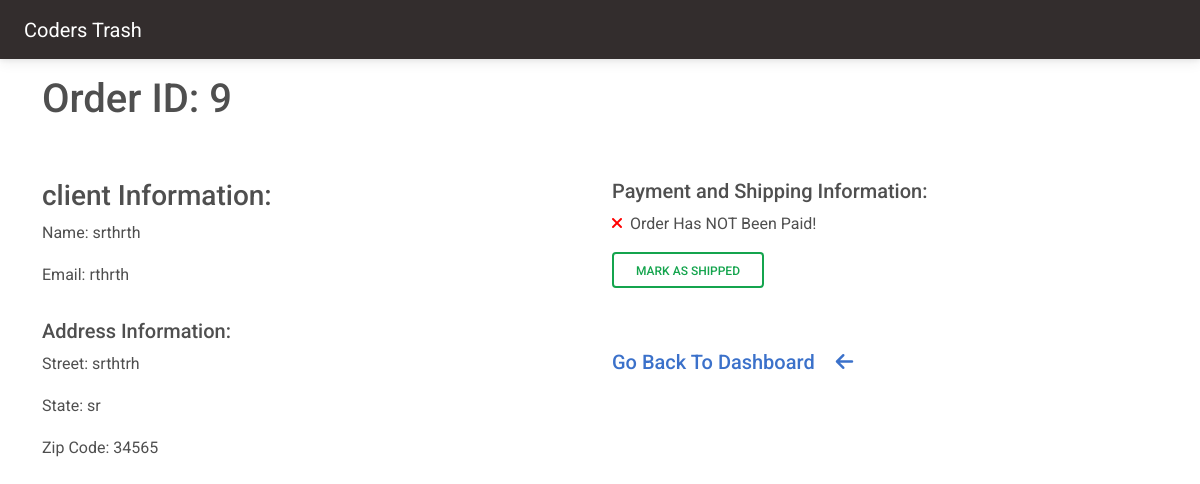
Screenshot of /Trash/orders/9/ (signed in) with the database file from the repository.
### client/models.py (models this page shows, shortened)
class OrderModel(models.Model):
    created_on = models.DateTimeField(auto_now_add=True)
    price = models.DecimalField(max_digits=7, decimal_places=2)
    items = models.ManyToManyField('MenuItem', related_name='order', blank=True)
    name = models.CharField(max_length=50, blank=True)
    email = models.CharField(max_length=50, blank=True)
    street = models.CharField(max_length=50, blank=True)
    city = models.CharField(max_length=50, blank=True)
    state = models.CharField(max_length=15, blank=True)
    zip_code = models.IntegerField(blank=True, null=True)
    is_paid = models.BooleanField(default=False)
    is_shipped = models.BooleanField(default=False)

### Trash/views.py (the view, shortened to what this page needs)
# urls.py: path('orders/<int:pk>/', OrderDetails.as_view(), name='order-details'),
class OrderDetails(LoginRequiredMixin, UserPassesTestMixin, View):
    def get(self, request, pk, *args, **kwargs):
        order = OrderModel.objects.get(pk=pk)
        context = {
            'order': order
        }
        return render(request, 'Trash/order-details.html', context)
    def test_func(self):
        return self.request.user.groups.filter(name='Staff').exists()

### Trash/templates/Trash/order-details.html (shortened to what this page needs)
{% extends 'Trash/base.html' %}
{% block content %}
<div class='container'>
    <div class='row'>
        <div class='col-md-6 col-sm-12 mt-3'>
            <h1>Order ID: {{ order.pk }}</h1>
        </div>
    </div>
    <div class='row'>
        <div class='col-md-6 col-sm-12 mt-5'>
            <h3>client Information:</h3>
            <p><span style='font-weight:400;'>Name:</span> {{ order.name }}</p>
            <p><span style='font-weight:400;'>Email:</span> {{ order.email }}</p>
            <h5 class='pt-3'>Address Information:</h5>
            <p><span style='font-weight:400;'>Street:</span> {{ order.street }}</p>
            <p><span style='font-weight:400;'>State:</span> {{ order.state }}</p>
            <p><span style='font-weight:400;'>Zip Code:</span> {{ order.zip_code }}</p>
        </div>
        <div class='col-md-6 col-sm-12 mt-5'>
            <h5>Payment and Shipping Information:</h5>
            {% if order.is_paid %}
                <p><i style='color: green;' class='fas fa-check'></i><span class='ps-2'>Order Has Been Paid!</span></p>
            {% else %}
                <p><i style='color: red;' class='fas fa-times'></i><span class='ps-2'>Order Has NOT Been Paid!</span></p>
            {% endif %}
	        {% if order.is_shipped %}
    	        <p><i style='color: green;' class='fas fa-check'></i><span class='ps-2'>Order Has Been Shipped!</span></p>
        	{% else %}
                <form method='POST'>
                    <button type='submit' class='btn btn-outline-success'>Mark As Shipped</button>
                <form>
            {% endif %}
            <p>
            <a href='{% url "dashboard" %}'><h5>Go Back To Dashboard
                <i class='fa-solid fa-arrow-left ms-3 pt-5'></i></h5>
            </a>
            </p>
        </div>
    </div>
</div>
{% endblock content%}

### client/static/client/site.css (style rules this page uses)
.container { max-width: 100%; margin: 0 auto; padding: 0 20px; box-sizing: border-box; height: 100%; }

### rows the page displays
OrderModel: pk "9", name "srthrth", email "rthrth", street "srthtrh", state "sr", zip_code "34565"
